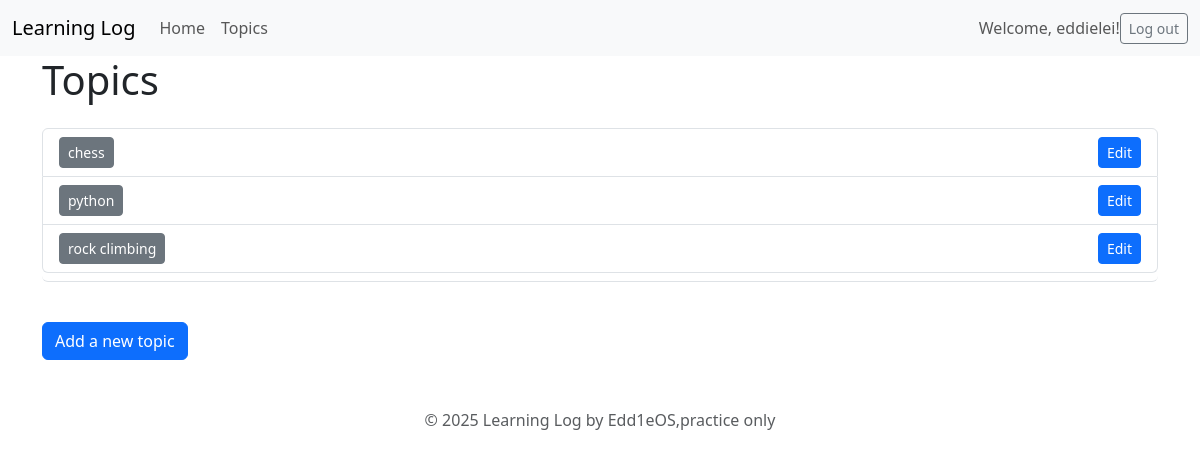
The app's page /topics/ (signed in) with its own data.
### learning_logs/models.py (models this page shows, shortened)
class Topic(models.Model):#继承模型类model.Model
    text = models.CharField(max_length=200)
    date_added = models.DateTimeField(auto_now_add=True)
    owner = models.ForeignKey('auth.User', on_delete=models.CASCADE)#简单来说就是一个外键字段，关联auth.User模型，这里的一对多关系是：一个用户可以有多个主题，一个主题只能有一个用户，也就是一个entry只属于一个user。

### learning_logs/views.py (the view)
# urls.py: path('topics/', views.topics, name='topics'),
@login_required
def topics(request):
    topics = Topic.objects.filter(owner=request.user).order_by('date_added')
    context = {'topics':topics}
    return render(request, 'learning_logs/topics.html', context)

### learning_logs/templates/learning_logs/topics.html
{% extends "learning_logs/base.html" %}
{% block page_header %}
  <h1>Topics</h1>
{% endblock page_header %}
{% load django_bootstrap5 %}
{% load static %}
{% block content %}
  <div class="list-group border-bottom pb-2 mb-4">
    {% for topic in topics %}
      <div class="list-group-item d-flex justify-content-between align-items-center">
        <a href="{% url 'learning_logs:topic' topic.id %}" class="btn btn-secondary btn-sm">{{ topic.text }}</a>
        <a href="{% url 'learning_logs:new_topic' %}" class="btn btn-primary btn-sm">Edit</a>
      </div>
    {% empty %}
      <div class="list-group-item">No topics available.</div>
    {% endfor %}
  </div>
  <a href="{% url 'learning_logs:new_topic' %}" class="btn btn-primary mt-3">Add a new topic</a>
{% endblock content %}

### learning_logs/templates/learning_logs/base.html (shortened to what this page needs)
<!doctype html>
<html lang="en">
<head>
    {% load django_bootstrap5 %}
    {% bootstrap_css %}
</head>
<body>
    <nav class="navbar navbar-expand-lg navbar-light bg-light">
        <div class="container-fluid">
            <a class="navbar-brand" href="{% url 'learning_logs:index' %}">
                Learning Log</a>
        <div class="collapse navbar-collapse" id="navbarCollapse">
            <ul class="navbar-nav me-auto mb-2 mb-md-0">
                <li class="nav-item">
                    <a class="nav-link" href="{% url 'learning_logs:index' %}">Home</a></li>
                <li class="nav-item">
                    <a class="nav-link" href="{% url 'learning_logs:topics' %}">Topics</a>
                        </li>
            </ul>
            <ul class="navbar-nav" ms-auto m2-2-md-0>
                {% if user.is_authenticated %}
                  <li class="nav-item">
                    <span class="navbar-text">Welcome, {{ user.username }}!</span></li>
                {% else %}
                  <li class="nav-item">
                    <a class="nav-link" href="{% url 'accounts:register' %}">Register</a></li>
                  <li class="nav-item">
                    <a class="nav-link" href="{% url 'accounts:login' %}">Log in</a>
                  </li>
                {% endif %}
            </ul>
            {% if user.is_authenticated %}
                <form action="{% url 'accounts:logout' %}" method="post" class="d-flex">
                    <button name='submit' class='btn btn-outline-secondary btn-sm'>Log out</button>
                </form>
            {% endif %}
        </div>
    </div>
</nav>
<main class="container">
  <div class="pb-2 mb-2" boarder-bottom>
    {%block page_header%}{% endblock page_header %}
  </div>
  <div>
    {%block content%}{% endblock content %}
  </div>
  <div class="pt-4 mt-4 text-center text-muted">
    <p>&copy; 2025 Learning Log by Edd1eOS,practice only</p>
  </div>
</main>
</body>
</html>

### records on screen
Topic: text "chess"
Topic: text "python"
Topic: text "rock climbing"

### other values on screen
{{ user.username }} "eddielei"
